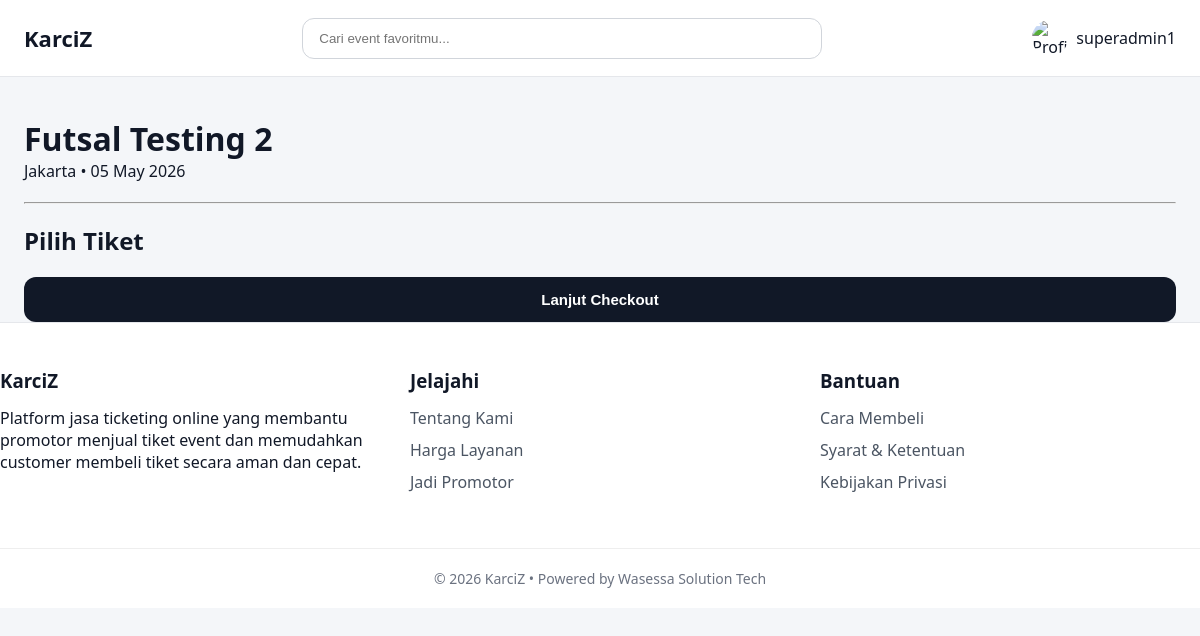
Screenshot of /customer/event-detail.php?id=2 (signed in) with the database file from the repository.
### tables this page shows
CREATE TABLE `users` (
  `id` int(11) NOT NULL,
  `username` varchar(50) DEFAULT NULL,
  `email` varchar(100) DEFAULT NULL,
  `password` varchar(255) DEFAULT NULL,
  `no_whatsapp` varchar(20) DEFAULT NULL,
  `role` varchar(20) DEFAULT NULL,
  `created_at` timestamp NOT NULL DEFAULT current_timestamp(),
  `profile_image` varchar(255) DEFAULT NULL,
  `status` enum('pending','approved','rejected') DEFAULT 'pending'
);

CREATE TABLE `events` (
  `id` int(11) NOT NULL,
  `organizer_id` int(11) DEFAULT NULL,
  `nama_event` varchar(255) DEFAULT NULL,
  `lokasi` varchar(255) DEFAULT NULL,
  `tanggal` date DEFAULT NULL,
  `deskripsi` text DEFAULT NULL,
  `banner` varchar(255) DEFAULT NULL,
  `status` enum('aktif','selesai') DEFAULT 'aktif',
  `created_at` timestamp NOT NULL DEFAULT current_timestamp()
);

### customer/event-detail.php (the view, shortened to what this page needs)
<?php
include '../config.php';
$event_id = $_GET['id'];
$stmt = $conn->prepare("SELECT * FROM events WHERE id=?");
$stmt->bind_param("i", $event_id);
$stmt->execute();
$event = $stmt->get_result()->fetch_assoc();
?>
<!DOCTYPE html>
<html lang="id">
<head>
  <link rel="stylesheet" href="../assets/css/style.css">
</head>
<body>
<?php include '../components/navbar.php'; ?>
<div class="container" style="margin-top:40px;">
  <h1><?= $event['nama_event']; ?></h1>
  <p><?= $event['lokasi']; ?> • <?= date('d M Y', strtotime($event['tanggal'])); ?></p>
  <hr style="margin:20px 0;">
  <h2>Pilih Tiket</h2>
  <form action="checkout.php" method="POST">
    <button type="submit" class="btn-login" style="margin-top:20px;">
      Lanjut Checkout
    </button>
  </form>
</div>
<?php include '../components/footer.php'; ?>
</body>
</html>

### components/navbar.php (shortened to what this page needs)
<?php
require_once __DIR__ . '/../config.php';
$user_data = null;
if (!empty($_SESSION['user'])) {
    $username = $_SESSION['user'];
    if ($stmt = $conn->prepare("SELECT username, profile_image FROM users WHERE username=? LIMIT 1")) {
        $stmt->bind_param("s", $username);
        $stmt->execute();
        $result = $stmt->get_result();
        $user_data = $result->fetch_assoc();
    }
}
$profile_img = 'default-profile.png';
$username_display = 'Guest';
if ($user_data) {
    $profile_img = !empty($user_data['profile_image'])
        ? $user_data['profile_image']
        : 'default-profile.png';
    $username_display = $user_data['username'] ?? 'Guest';
}
?>
<header class="navbar">
  <div class="container nav-wrapper">
    <div class="logo">
      <a href="/Karciz/index.php">KarciZ</a>
    </div>
    <div class="search-box">
      <input type="text" placeholder="Cari event favoritmu..." />
    </div>
    <div class="nav-right">
      <?php if ($user_data) { ?>
        <div class="profile-user" id="profileToggle">
          <img
            src="/Karciz/assets/images/profile/<?= htmlspecialchars($profile_img) ?>"
            alt="Profile"
          />
          <span><?= htmlspecialchars($username_display) ?></span>
        </div>
      <?php } else { ?>
        <a href="/Karciz/login.php">Login</a>
      <?php } ?>
    </div>
  </div>
</header>

### assets/css/style.css (style rules this page uses)
* { margin: 0; padding: 0; box-sizing: border-box; }
html, body { min-height: 100%; font-family: 'Segoe UI', Calibri, sans-serif; background: #f4f6f9; color: #111827; }
body { display: flex; flex-direction: column; }
.container { width: 100%; max-width: 1200px; margin: 0 auto; padding: 0 24px; }
.navbar { background: #fff; border-bottom: 1px solid #e5e7eb; position: sticky; top: 0; z-index: 100; }
.nav-wrapper { min-height: 76px; display: flex; align-items: center; justify-content: space-between; gap: 24px; }
.logo a { font-size: 22px; font-weight: 800; color: #111827; text-decoration: none; }
.search-box { flex: 1; max-width: 520px; }
.search-box input { width: 100%; padding: 12px 16px; border: 1px solid #d1d5db; border-radius: 12px; outline: none; background: #fff; }
.nav-right { display: flex; align-items: center; gap: 22px; }
.profile-user { position: relative; display: flex; align-items: center; gap: 8px; cursor: pointer; }
.profile-user img { width: 36px; height: 36px; border-radius: 50%; object-fit: cover; }
.btn-login { display: inline-block; width: 100%; padding: 14px; border: none; background: #111827; color: white; border-radius: 12px; cursor: pointer; font-size: 15px; font-weight: 700; text-align: center; text-decoration: none; }

### rows the page displays
users: username "superadmin1"
events: nama_event "Futsal Testing 2", lokasi "Jakarta", tanggal "05 May 2026"
